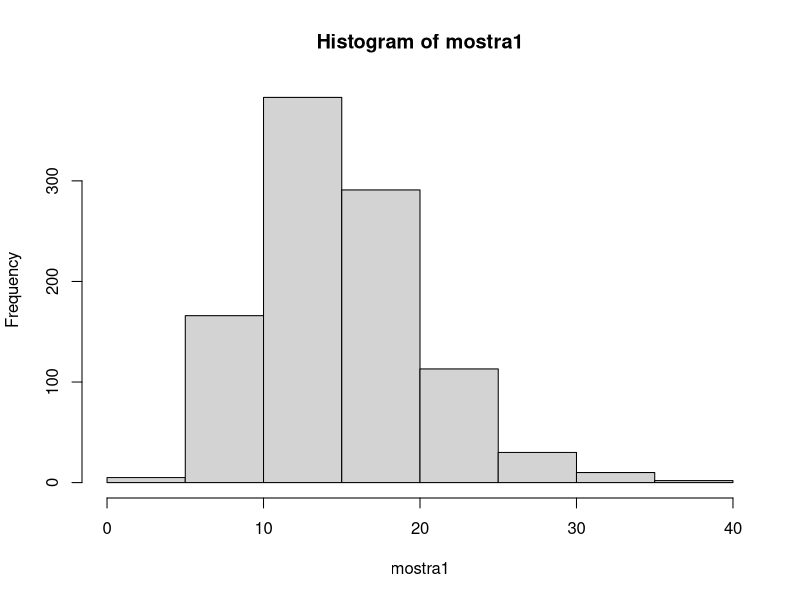
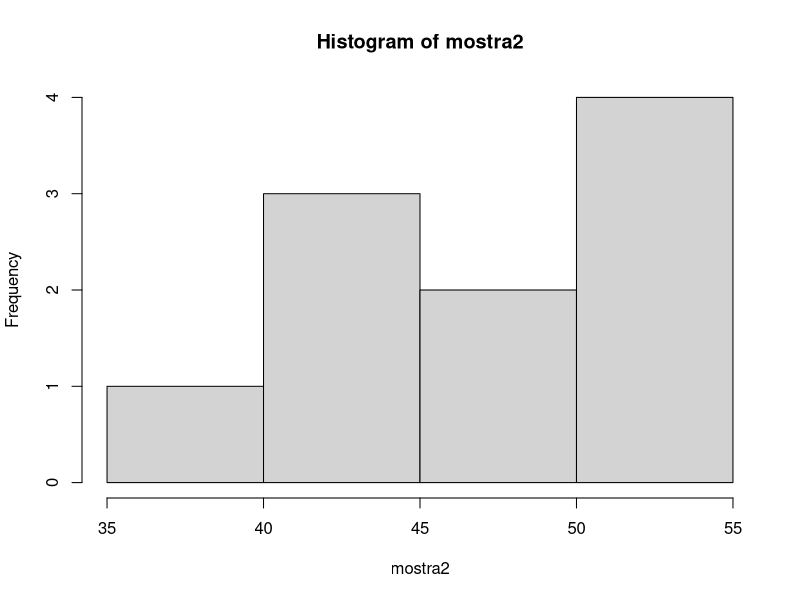
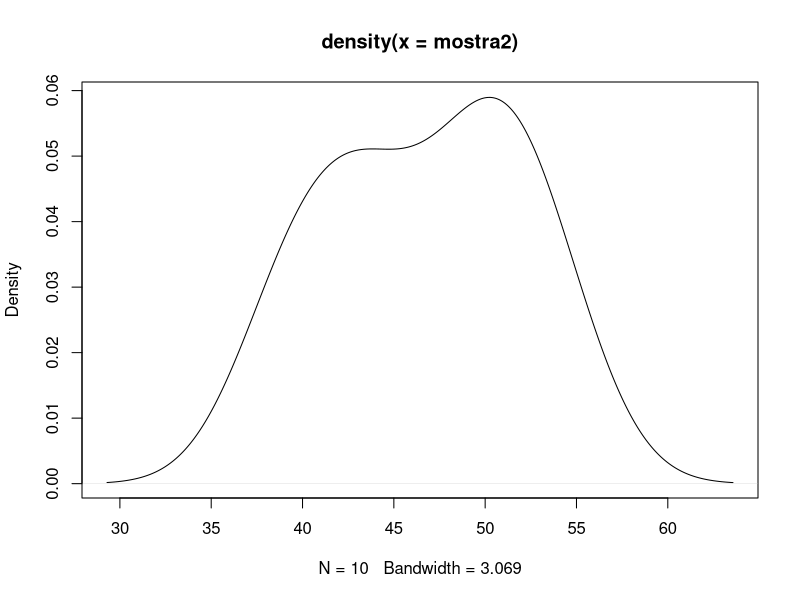
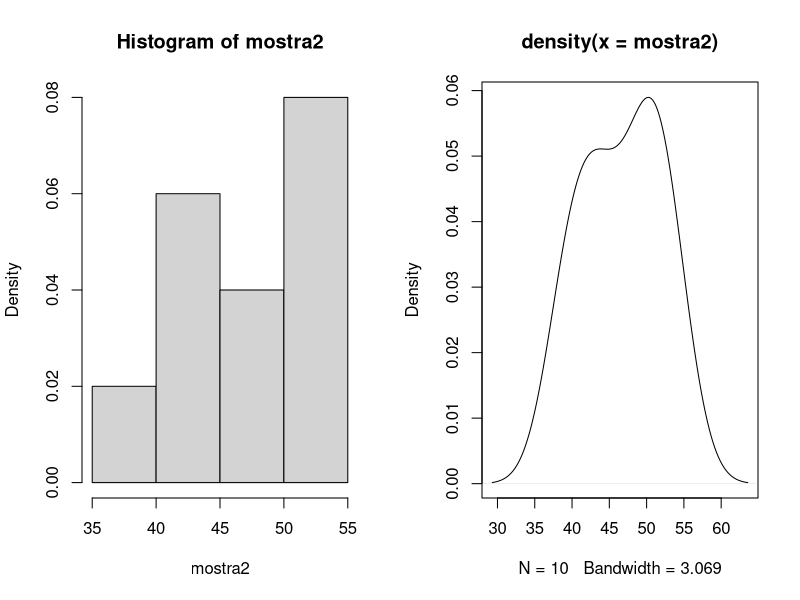

Write R code to recreate these figures, in order.
## ---- chunk 1
mostra1 = rchisq(1000, 15)
mostra1
mean(mostra1)
var(mostra1)
hist(mostra1)
## ---- chunk 2
mostra2 = rchisq(10, 50)
mean(mostra2)
var(mostra2)
hist(mostra2)
plot(density(mostra2))
## ---- chunk 3
par(mfrow=c(1,2))
hist(mostra2, prob=T)
plot(density(mostra2))
## ---- chunk 4
pchisq(7.3, 15)
qchisq(1-0.2, 15) #la distribució és per sobre```

